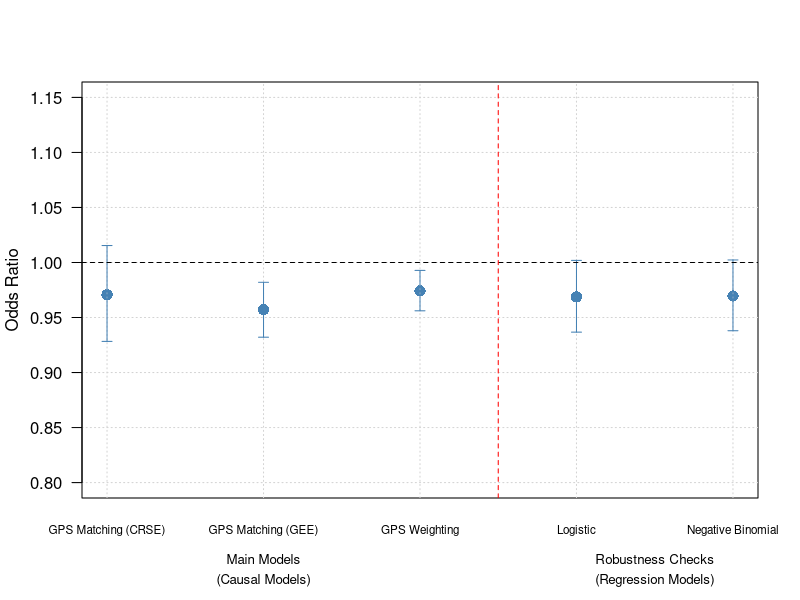

Here is the R script that generated this plot:
# Main Plot (5x7 inches)

df <- data.frame(
  Model = c("GPS Matching (CRSE)", "GPS Matching (GEE)", "GPS Weighting", "Logistic", "Negative Binomial"),
  Estimate = c(0.9708, 0.9571, 0.9742, 0.9687, 0.9696),
  Lower_CI = c(0.9283, 0.9321, 0.9561, 0.9367, 0.9380),
  Upper_CI = c(1.0154, 0.9820, 0.9928, 1.0019, 1.0023)
)

# Create the plot
plot(1:length(df$Model), df$Estimate, ylim = c(0.80, 1.15), 
     xlab = "", ylab = "Odds Ratio", main = "",
     xaxt = "n", yaxt = "n", pch = 16, cex = 1.5, col = "steelblue")

# Add light grey grid
grid(lty = "dotted", col = "lightgray")

# Add error bars for the confidence intervals
arrows(1:length(df$Model), df$Lower_CI, 1:length(df$Model), df$Upper_CI, 
       length = 0.05, angle = 90, code = 3, col = "steelblue")

# Add model names as x-axis labels (horizontal and smaller)
axis(1, at = c(1, 2, 3, 4, 5), labels = df$Model[c(1, 2, 3, 4, 5)], tick = FALSE, las = 1, cex.axis = 0.7)
text(x = c(1, 2, 3, 4, 5), y = -0.15, labels = df$Model[c(1, 2, 3, 4, 5)], pos = 1, cex = 0.7, xpd = TRUE, adj = c(0.5, 0), col = "black")


# Add horizontal line at the mean value
abline(h = 1, lty = 2, col = "black")

# Add Vertical line at the mean value
abline(v = 3.5, lty = 2, col = "red")

# Add labels to the margins
mtext("Robustness Checks", side = 1, line = 2.5, at = 4.5, cex = 0.8)
mtext("Main Models", side = 1, line = 2.5, at = 2, cex = 0.8)
mtext("(Regression Models)", side = 1, line = 3.5, at = 4.5, cex = 0.8)
mtext("(Causal Models)", side = 1, line = 3.5, at = 2, cex = 0.8)

# Make Y axis labels horizontal
axis(2, las = 1, tcl = -0.5)